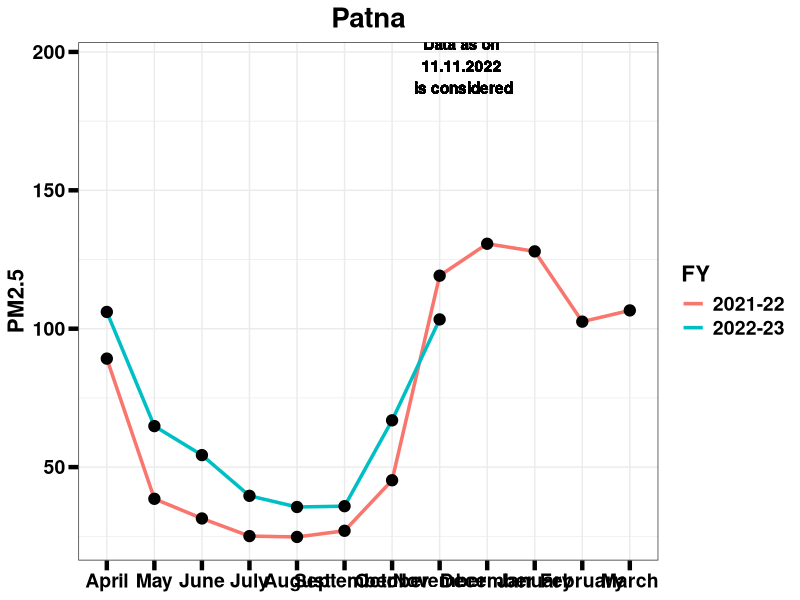

The R script that drew this image:
library(readxl)
library(ggplot2)
library(lubridate)
library(dplyr)
library(tidyverse)
library(zoo)


patna <- read_excel("Patna_PM2.5.xlsx")
View(patna)

col1 = paste('data', seq(1,6), sep= '')
cols = c('Date', col1)

colnames(patna) = cols

patna$Date = dmy_hm(patna$Date)

patna = patna %>% mutate_if(is.character, as.numeric)


patna = patna %>% rowwise(Date) %>% summarise(Mean_PM2.5 = mean(c_across(everything()), na.rm=TRUE))

patna['Month'] = as.numeric(format(patna$Date, '%m'))
patna['Month'] = month.name[patna$Month]
patna['Year'] =  as.numeric(format(patna$Date, '%Y'))

FY_status1 = rep('2021-22', times=365)
FY_status2 = rep('2022-23', times=225)
patna$FY = c(FY_status1,FY_status2)

patna = patna %>% group_by(Month,Year,FY) %>% summarise_at(vars(Mean_PM2.5), mean ,na.rm=TRUE)
patna$Year = factor(patna$Year , levels = c('2021','2022'))
patna['Month'] = factor(patna$Month, levels=c('April', 'May', 'June', 'July', 'August', 'September','October', 'November','December', 'January','February','March'))


ggplot(patna, aes(x =Month, y = Mean_PM2.5, group =FY))+ geom_line(aes(color = FY),lwd=1.2)+
  geom_point(size = 3.5, color = 'black')+theme_bw()+ggtitle('Patna')+ labs(y = 'PM2.5')+
  theme(axis.text = element_text(face='bold', color='black', size=14),
        axis.title.y = element_text(face='bold', color='black', size=16),
        axis.title.x = element_blank(),
        legend.text = element_text(face='bold', color='black', size=14),
        legend.title = element_text(face='bold', color='black', size=16),
        axis.ticks = element_line(colour ='black', size=1.5),
        axis.ticks.length=unit(.25, "cm"),
        plot.title = element_text(face='bold', color='black', size=20, hjust = 0.5))+
  geom_text(aes(x=8.5, y =195, label = 'Data as on \n11.11.2022 \nis considered', fontface='bold'))+
  geom_segment(x=8.05, y =230, xend = 8.3, yend = 210,size=1.2,
               arrow = arrow(length = unit(.25, "cm")))